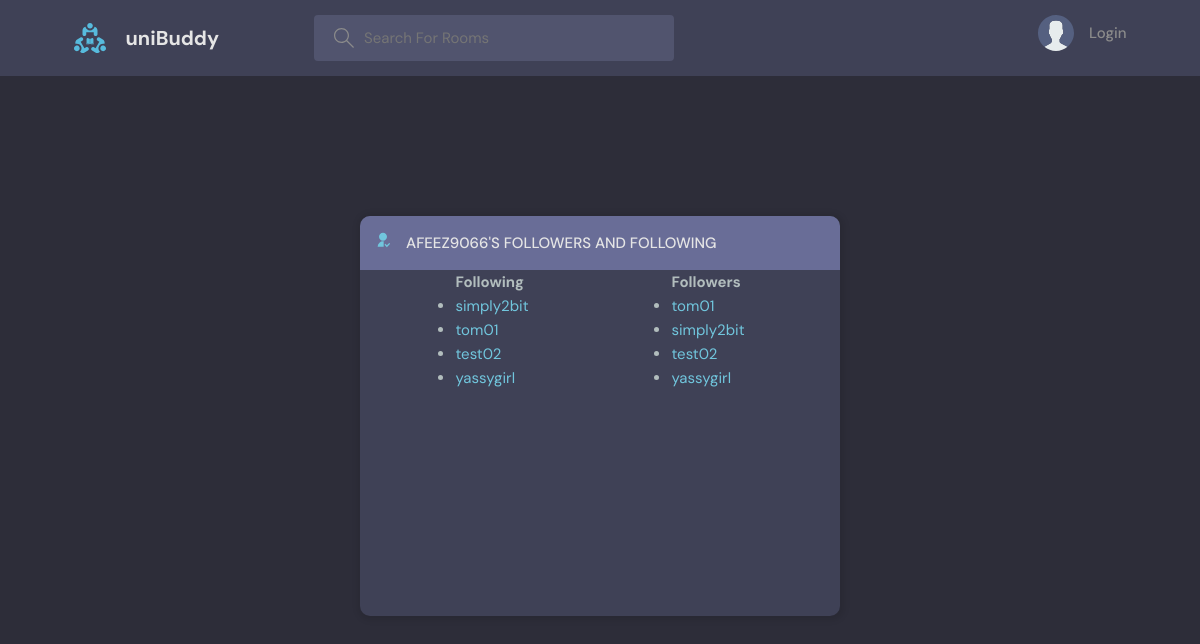
The page /follower_list/1/ on the database as committed earlier.
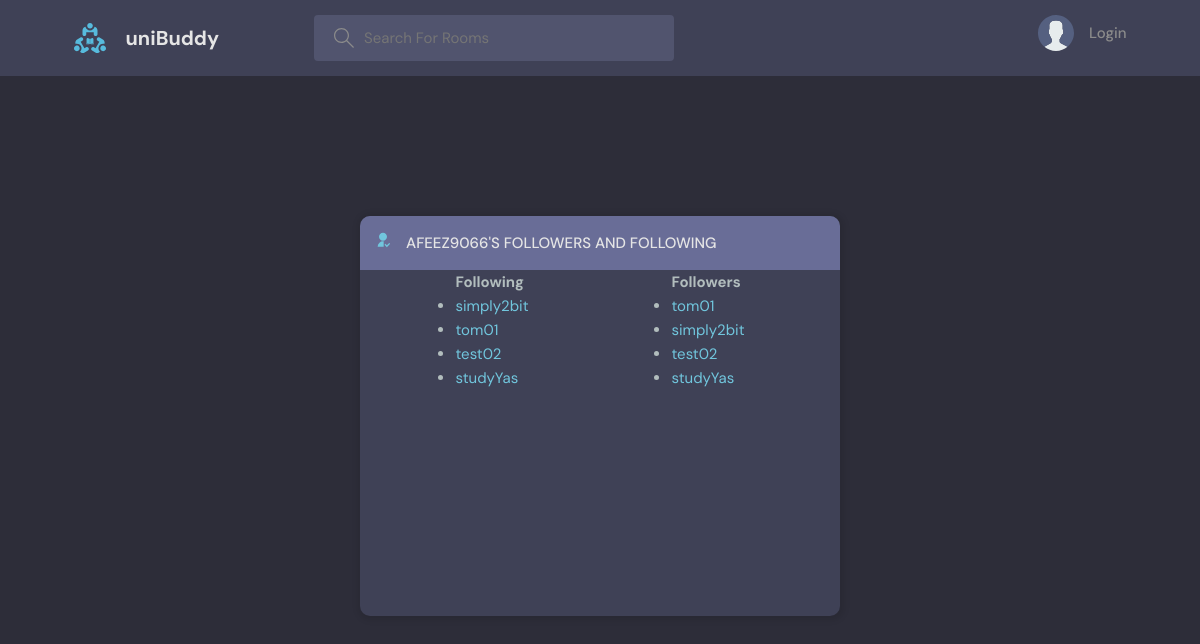
The same page on the database as committed later.
### base/models.py (models this page shows)
class User(AbstractUser):
    name = models.CharField(max_length=200, null=True)
    email = models.EmailField(unique=True, null=True)
    bio = models.TextField(null=True)
    avatar = models.ImageField(null=True, default="avatar.svg")
    followers = models.ManyToManyField('self', related_name='following', blank=True, symmetrical=False)
    follower_count = models.IntegerField(default=0)
    USERNAME_FIELD = 'email'
    REQUIRED_FIELDS = []

### base/views.py (the view)
# urls.py: path('follower_list/', views.follower_list, name='follower_list'),
def follower_list(request, pk):
    user = get_object_or_404(User, pk=pk)
    following = user.following.all()
    followers = [follower for follower in User.objects.all() if user in follower.following.all()]
    context = {
        'user': user,
        'following': following,
        'followers': followers,
    }
    return render(request, 'base/follower_list.html', context)

### base/templates/base/follower_list.html
{% extends 'main.html' %}
{% block content %}
  <main class="layout">
    <div class="container">
      <div class="layout__box">
        <div class="layout__boxHeader">
          <div class="layout__boxTitle">
            <a href="{{request.META.HTTP_REFERER}}">
                <svg xmlns="http://www.w3.org/2000/svg" viewBox="0 0 24 24"> <g> <path fill="none" d="M0 0h24v24H0z"/>
                    <path d="M13 14.062V22H4a8 8 0 0 1 9-7.938zM12 13c-3.315 0-6-2.685-6-6s2.685-6 6-6 6 2.685 6 6-2.685 6-6 6zm5.793 6.914l3.535-3.535 1.415 1.414-4.95 4.95-3.536-3.536 1.415-1.414 2.12 2.121z"/> </g>
                </svg>
            </a>
            <h3>{{ user.username }}'s Followers and Following</h3>
          </div>
        </div>
        <div class="container">
          <div class="lists" style="display: flex; justify-content: space-around;">
            <div class="following">
              <h2>Following</h2>
              <ul>
                {% for user in following %}
                  <li>
                    <a href="{% url 'user-profile' user.id %}">{{ user.username }}</a>
                  </li>
                {% endfor %}
              </ul>
            </div>
            <div class="followers">
              <h2>Followers</h2>
              <ul>
                {% for user in followers %}
                  <li>
                    <a href="{% url 'user-profile' user.id %}">{{ user.username }}</a>
                  </li>
                {% endfor %}
              </ul>
            </div>
          </div>
        </div>
      </div>
    </div>
  </main>
{% endblock %}

Rows that differ between the two databases and show on the page:
changed User: username "yassygirl" → "studyYas"
